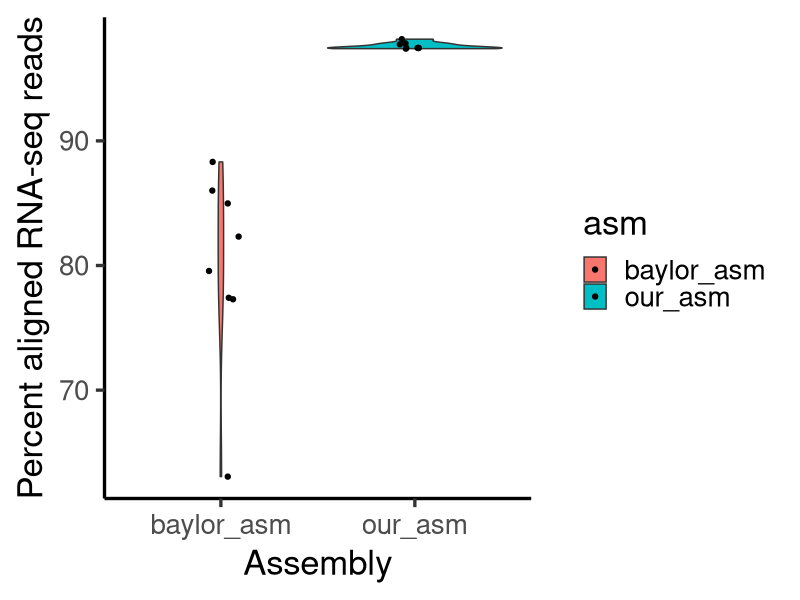

R code for this plot:

# compare percent of aligned reads within 8 RNa-seq datasets between our final assembly and the Baylor assembly
library(tidyverse)
library(reshape2)

aligned <-as.numeric(c(97.4,
             98.16,
             97.74,
             97.46,
             97.45,
             97.45,
             97.82,
             97.46
))

asm <- "our_asm"

us <- cbind(aligned, asm)

aligned <- as.numeric(c(77.41,
                86.01,
                77.29,
                63.06,
                88.31,
                79.56,
                82.32,
                84.98
))

asm <- "baylor_asm"

old <- cbind(aligned, asm)

dat <- as.data.frame(rbind(us, old))

dat$aligned <- as.character(dat$aligned)
dat$aligned <- as.numeric(dat$aligned)

ggplot(dat, aes(asm, aligned, fill = asm))+geom_violin()+geom_jitter(height = 0, width = 0.1)+theme_classic(base_size = 25)+labs(x = "Assembly", y = "Percent aligned RNA-seq reads") 

